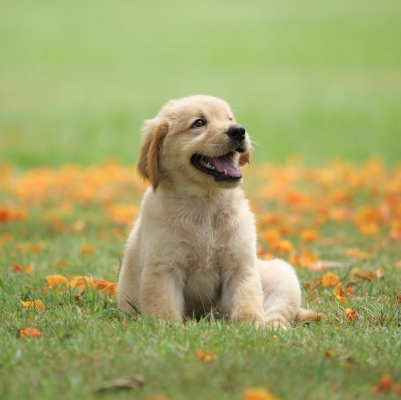
#> input picture Python/Anurag/OpenCV/datasets/image_dataset/images/dog.jpg, 401 x 400 px, found by its file name
$ jupyter execute Day1.ipynb
#> lines starting #> are read from the running program, lines starting #| are printed output that depends on the picture; after the words box and inside, x2 and y2 are one past the last pixel; in counts of white or black regions, pixels touching at a corner belong together
[cell 1]
import cv2 as cv
import matplotlib.pyplot as plt
import numpy as np

[cell 2]
img = cv.imread('D:\DAIAugust2025\Python\Anurag\OpenCV\datasets\image_dataset\images\dog.jpg')
#> img is the input picture: shape (400, 401, 3); mean B, G, R 102.9, 164.7, 162.3

type(img)

[cell 3]
img

[cell 4]
img.shape
#> Out = (400, 401, 3)

[cell 5]
cv.imshow('frame',img)
if cv.waitKey(0) == ord('q'):
#> (key q is pressed here)
    cv.destroyAllWindows()

[cell 6]
img = plt.imread('D:\DAIAugust2025\Python\Anurag\OpenCV\datasets\image_dataset\images\dog.jpg')
plt.imshow(img)
# plt.axis('off')

[cell 7]
image  = cv.imread('datasets\image_dataset\images\cat.jpg')
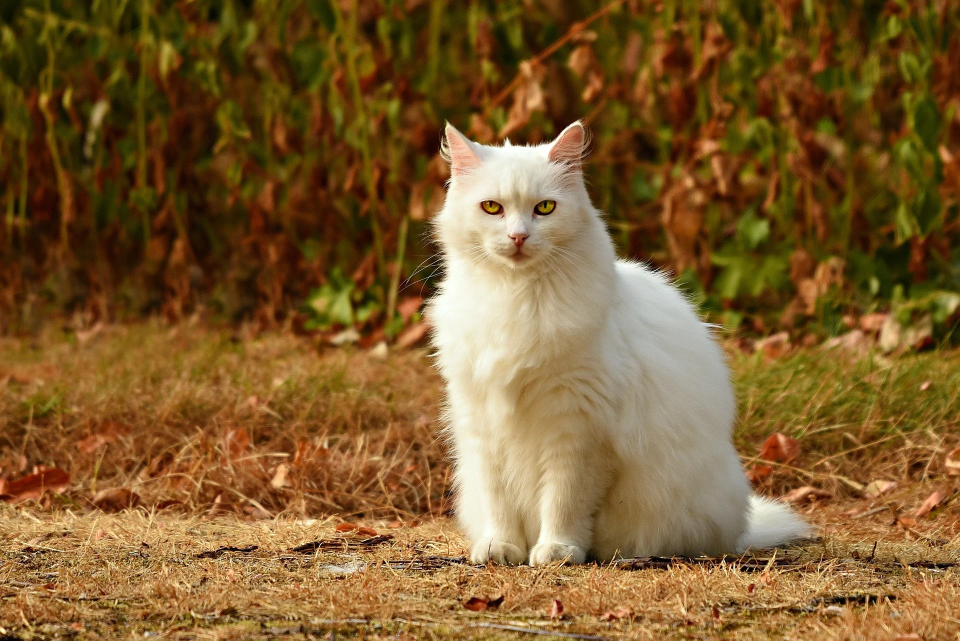
#> input picture Python/Anurag/OpenCV/datasets/image_dataset/images/cat.jpg, 1920 x 1281 px, found by its file name (shown at 1/2 size)
#> image is the input picture: shape (1281, 1920, 3); mean B, G, R 46.3, 92.2, 125.2
image = cv.resize(image,(800,400))
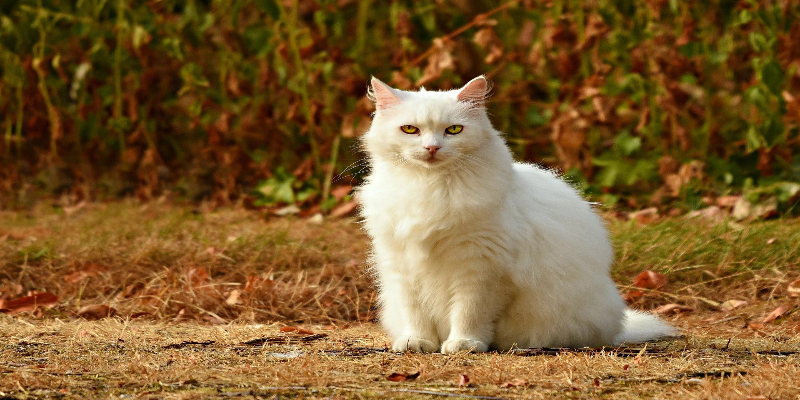
#> image: shape (400, 800, 3); mean B, G, R 46.2, 92, 125.1
gray_img = cv.cvtColor(image,cv.COLOR_BGR2GRAY)
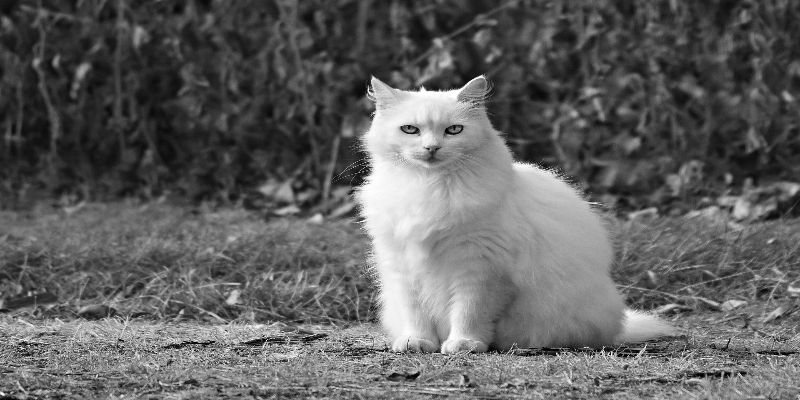
#> gray_img: shape (400, 800); min 0, max 255, mean 96.7
cv.imshow('original',image)
cv.imshow('gray',gray_img)

if cv.waitKey(0) == ord('q')  or cv.waitKey(0) ==27:
#> (key q is pressed here)
        cv.destroyAllWindows()

[cell 8]
import cv2 as cv
import matplotlib.pyplot as plt
import numpy as np

def nothing():
    pass

trackbar_window = 'Trackbars'


image  = cv.imread('datasets\image_dataset\images\cat.jpg')
image = cv.resize(image,(400,400))
#> image: shape (400, 400, 3)


hsv = cv.cvtColor(image, cv.COLOR_BGR2RGB)
cv.namedWindow(trackbar_window)

cv.createTrackbar('H Min', trackbar_window, 0, 255, nothing)
cv.createTrackbar('S Min', trackbar_window, 0, 255, nothing)
cv.createTrackbar('V Min', trackbar_window, 0, 255, nothing)

# Create trackbars for HSV maximum values
cv.createTrackbar('H Max', trackbar_window, 179, 179, nothing)
cv.createTrackbar('S Max', trackbar_window, 255, 255, nothing)
cv.createTrackbar('V Max', trackbar_window, 255, 255, nothing)

while True:
    h_min = cv.getTrackbarPos('H Min',trackbar_window)
    s_min = cv.getTrackbarPos('S Min',trackbar_window)
    v_min = cv.getTrackbarPos('V Min',trackbar_window)

    h_max = cv.getTrackbarPos('H Max',trackbar_window)
    s_max = cv.getTrackbarPos('S Max',trackbar_window)
    v_max = cv.getTrackbarPos('V Max',trackbar_window)


    lower_bound = np.array([h_min, s_min, v_min])
    upper_bound = np.array([h_max, s_max, v_max])

    mask = cv.inRange(hsv, lower_bound, upper_bound)
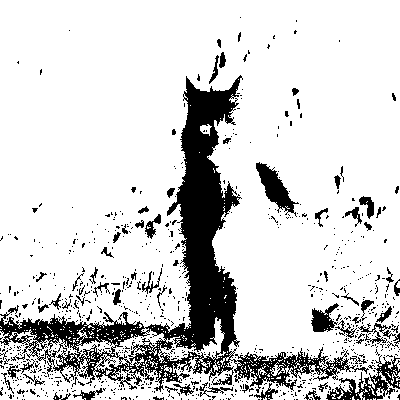
#> mask: shape (400, 400); 83% white; 820 black regions (749 under 20 px), largest, box (x1, y1, x2, y2) and area: (0, 75, 369, 393) 18666, (326, 355, 400, 400) 1111, (256, 162, 299, 217) 879

    result = cv.bitwise_and(image, image, mask=mask)
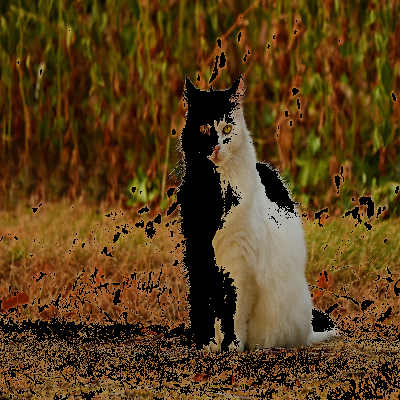
#> result: shape (400, 400, 3); mean B, G, R 23.6, 61.8, 89.3

    cv.imshow('Original Image', image)
    cv.imshow('Masked Result (Color Filter)', result)
    cv.imshow('Mask Only', mask)

    key = cv.waitKey(1) & 0xFF
#> (key q is pressed here)
    if key == ord('q'):
        break

[cell 9]
img1 = np.zeros((8,8),dtype = np.uint8)
img1 = cv.cvtColor(img1,cv.COLOR_GRAY2RGB)
# plt.imshow(img1)

for i in range(0,8):
    for j in range(0,8):
        if((i+j)%2==0):
            img1[i:i+1,j:j+1]=255


plt.imshow(img1)

[cell 10]
new_img = np.arange(0,225).reshape(15,15)
plt.imshow(new_img,cmap='gray')

[cell 11]
img = plt.imread('D:\DAIAugust2025\Python\Anurag\OpenCV\datasets\image_dataset\images\dog.jpg')
img1=img.copy()
for i in range(img1.shape[0]):
    for j in range(img1.shape[1]):
        if i==j or i+j  == img1.shape[0]:
            img1[i,j] = 0
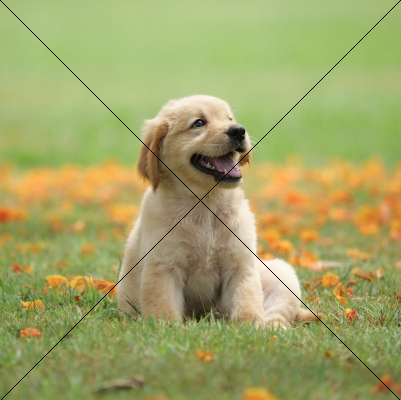
#> img1: shape (400, 401, 3); mean R, G, B 161.6, 163.9, 102.3

plt.imshow(img1)

## RGB Channel

[cell 12]
flag_img = np.zeros((9,12,3),dtype=int)
flag_img[:3,]=(255, 165, 0)
flag_img[3:6]=(255,255,255)
flag_img[6:9]=(0,128,0)
plt.imshow(flag_img)
plt.axis('off')

## RGBA Channel

[cell 13]
flag_img = np.zeros((9,12,4),dtype=int)
flag_img[:3,]=(255, 165, 0,255)
flag_img[3:6]=(255,255,255,150)
flag_img[6:9]=(0,128,0,50)
plt.imshow(flag_img)
plt.axis('off')

## GrayScale image

[cell 14]
flag_img = np.zeros((9,12,3),dtype=int)
flag_img[:3,]=(255, 165, 0)
flag_img[3:6]=(255,255,255)
flag_img[6:9]=(0,128,0)
flag_img = flag_img.mean(axis=2)
plt.imshow(flag_img,cmap='gray')
plt.axis('off')

[cell 15]
plt.imshow(img)

[cell 16]
r,g,b=img[:,:,0],img[:,:,1],img[:,:,2]
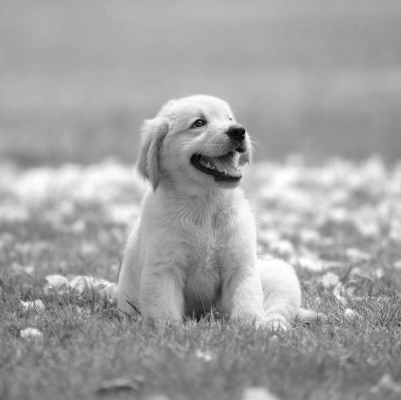
#> r: shape (400, 401); min 7, max 255, mean 162.3
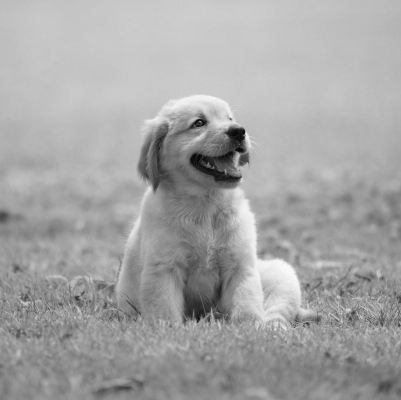
#> g: shape (400, 401); min 8, max 249, mean 164.7
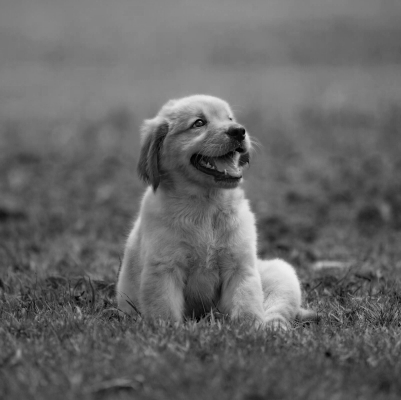
#> b: shape (400, 401); min 0, max 241, mean 102.9
# img.shape
r.shape,g.shape,b.shape
#> Out = ((400, 401), (400, 401), (400, 401))

[cell 17]
plt.figure(figsize=(16,9))
plt.subplot(131)
plt.imshow(r,cmap='Reds')

plt.subplot(132)
plt.imshow(g,cmap='Greens')

plt.subplot(133)
plt.imshow(b,cmap='Blues')

[cell 18]
plt.imshow(sum((r,g,b))/3,cmap='gray')

##### there is a black spots in some place (the sum of r,g,b exceed 255)

[cell 19]
img_bgr = cv.merge([b,g,r])

[cell 20]
plt.figure(figsize=(10,10))
plt.subplot(141)
plt.title('original')
plt.imshow(img)
plt.axis('off')

plt.subplot(142)
plt.title('BGR')
plt.imshow(img_bgr)
plt.axis('off')

plt.subplot(143)
plt.title('RGB')
plt.imshow(cv.merge([r,g,b]))
plt.axis('off')

plt.subplot(144)
plt.title('GBR')
plt.imshow(cv.merge([g,b,r]))
plt.axis('off')
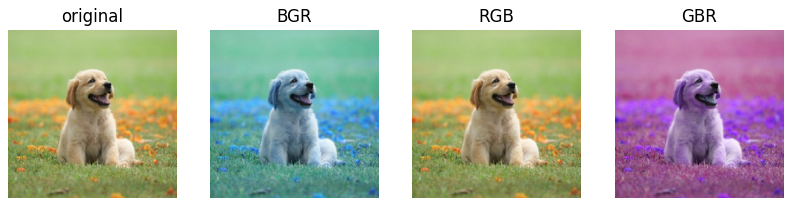
#> figure drawn by matplotlib, 4 panels; B, G, R data is drawn as R, G, B

[cell 21]
img = cv.imread('datasets\image_dataset\images\dog.jpg',0)
#> img: shape (400, 401); min 8, max 249, mean 156.9
# img = cv.cvtColor(img,cv.COLOR_BGR2GRAY)

plt.subplot(141)
plt.title('hsv')
plt.imshow(img,cmap='hsv')
plt.axis('off')

plt.subplot(142)
plt.title('twilight')
plt.imshow(img,cmap='twilight')
plt.axis('off')

plt.subplot(143)
plt.title('viridis')
plt.imshow(img,cmap='viridis')
plt.axis('off')

plt.subplot(144)
plt.title('twilight_shifted')
plt.imshow(img,cmap='twilight_shifted')
plt.axis('off')
